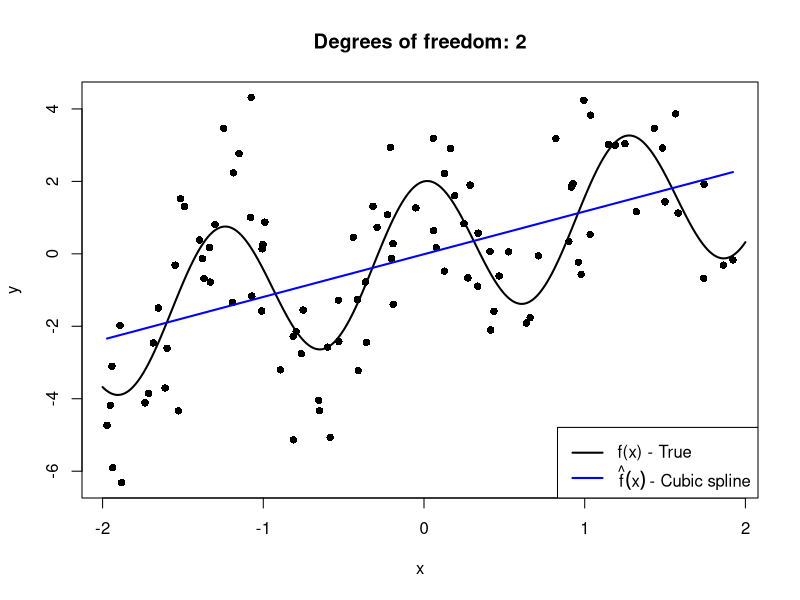
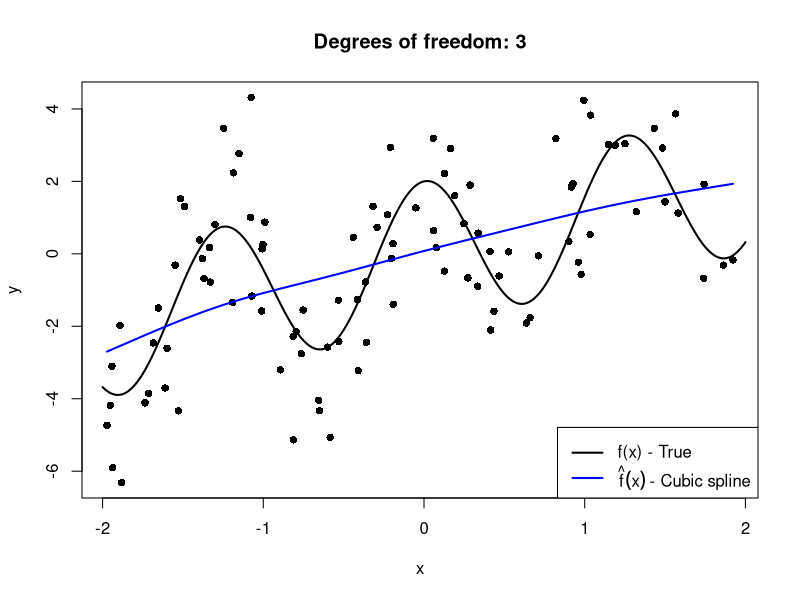
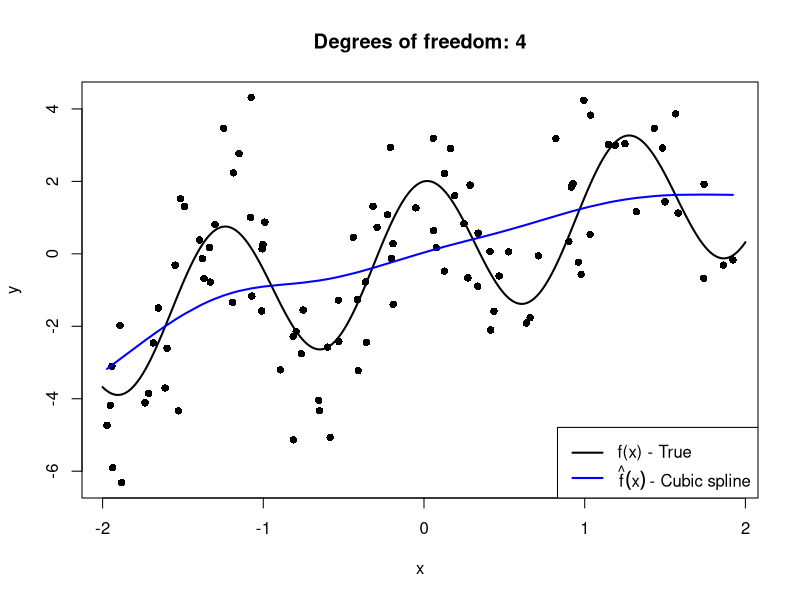
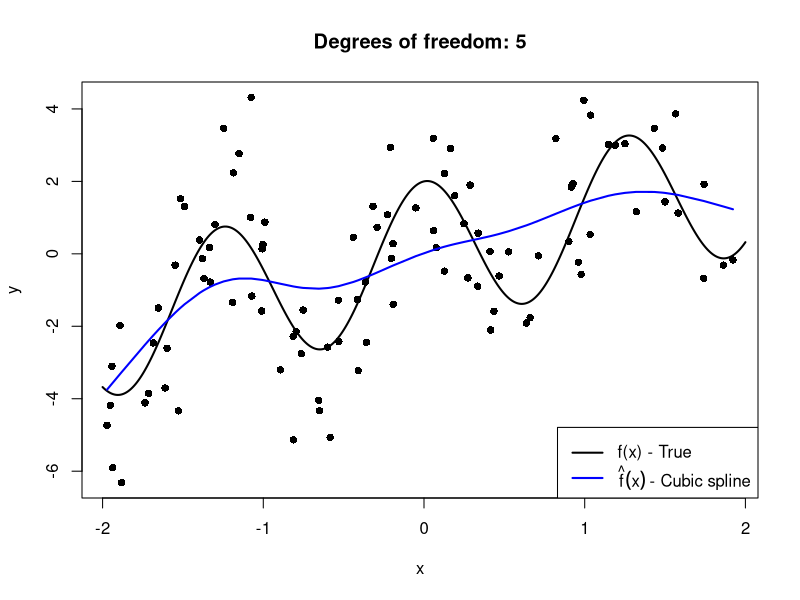
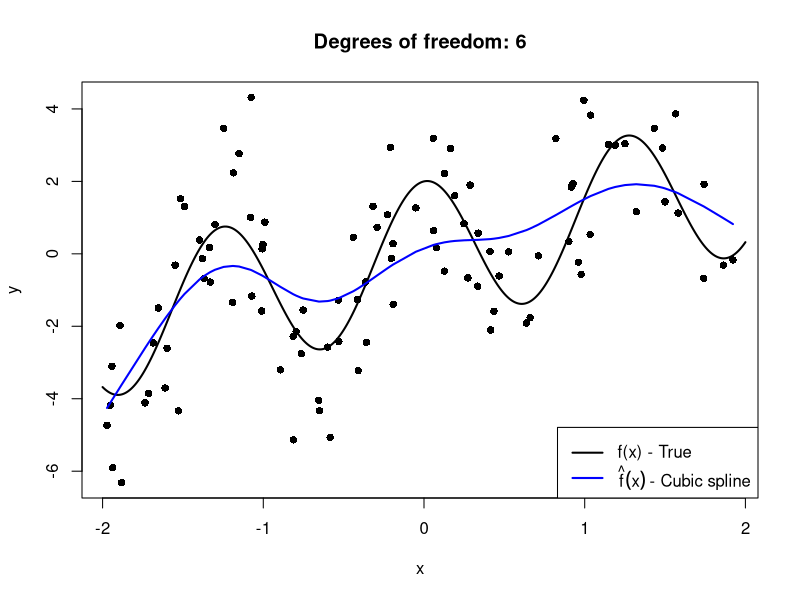
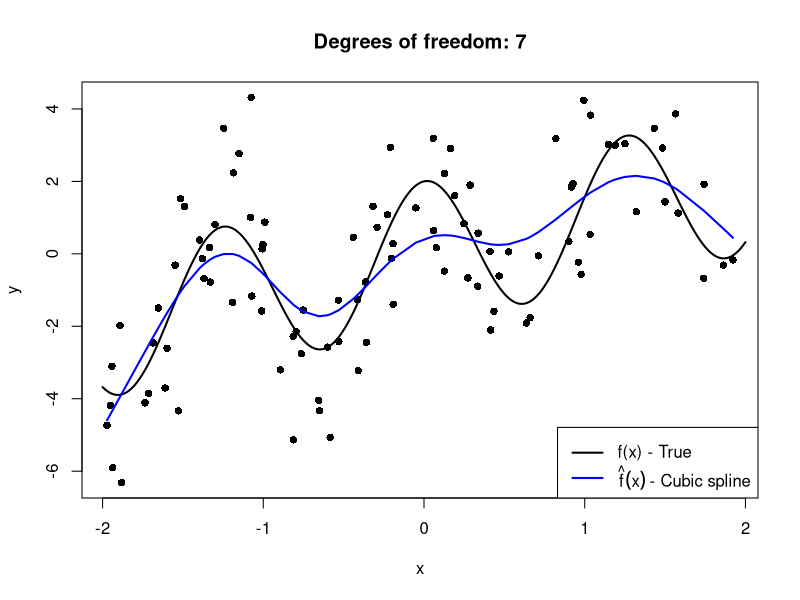
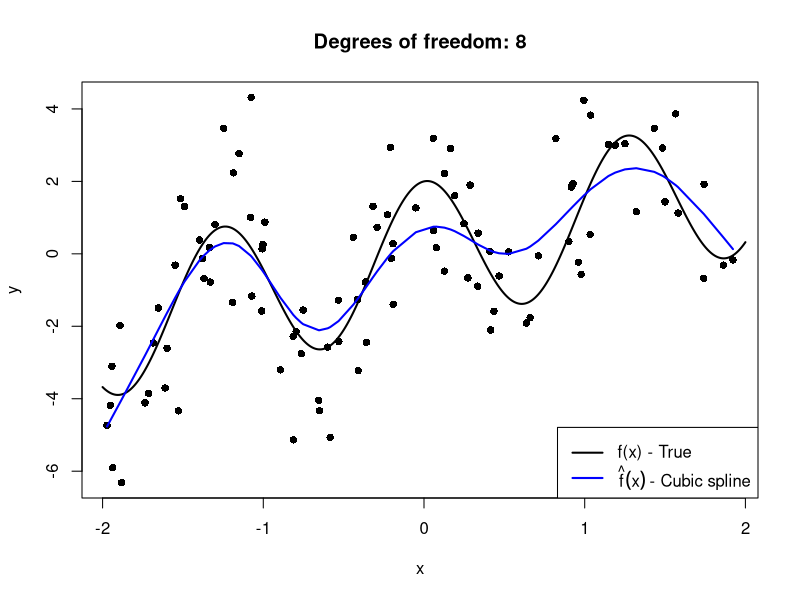
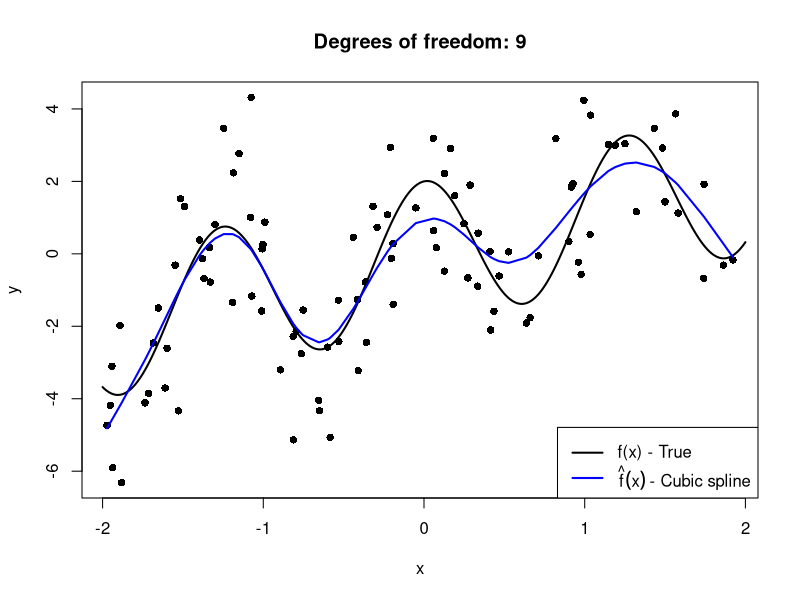

Reproduce these figures in R, in order.
## ---- chunk 1
rm(list =ls())
library(knitr)
knitr::opts_chunk$set(
  warnings = F,
  fig.path = 'figs/', 
  message = F
)
## ---- chunk 2
rm(list = ls())
set.seed(4026)

#Simulated data
n <- 100
x <- runif(n, -2, 2)
y <- x + 2*cos(5*x) + rnorm(n, sd = sqrt(2))

#The true function
xx <- seq(-2, 2, length.out = 1000)
f <- xx + 2*cos(5*xx)

#Fit cubic splines with increasing degrees of freedom
for(dof in 2:50){
  fhat <- smooth.spline(x, y, df = dof)
  plot(x, y, pch = 16)
  lines(xx, f, 'l', lwd = 2)
  lines(fhat, col = 'blue', lwd = 2)
  title(main = paste('Degrees of freedom:', dof))
  legend('bottomright', c('f(x) - True', expression(hat(f)(x) ~ '- Cubic spline')), 
         col = c('black', 'blue'), lty = 1, lwd = 2)
}
## ---- chunk 3
set.seed(1)

n <- 100          #Sample size
num_sims <- 1000  #Number of iterations (could be parallelised)
dofs <- 2:25      #Model complexities
var_eps <- 2      #Var(epsilon): The irreducible error

pred_mat <- matrix(nrow = num_sims, ncol = n) #To store each set of predictions
mses <- vector(length = num_sims)             #Also want to track the testing MSEs
red_err <- vector(length = num_sims)          #As well as the reducible error

#Herein we will capture the deconstructed components for each model
results <- data.frame(Var = NA, Bias2 = NA, Red_err = NA, MSE = NA)

#Testing data
x_test <- runif(n, -2, 2)
f_test <- x_test + 2*cos(5*x_test) #This is the part we don't know outside sims!!

d <- 0 #To keep track of dof iterations, even when changing the range

for(dof in dofs) { #Repeat over all model complexities
  d <- d+1
  for(iter in 1:num_sims){ 
    
    #Training data
    x_train <- runif(n, -2, 2)
    y_train <- x_train + 2*cos(5*x_train) + rnorm(n, sd = sqrt(var_eps))
    
    #Add the noise
    y_test <- f_test + rnorm(n, sd = sqrt(var_eps))
    
    #Fit cubic spline
    spline_mod <- smooth.spline(x_train, y_train, df = dof)
    
    #Predict on OOS data
    yhat <- predict(spline_mod, x_test)$y
    
    #And store
    pred_mat[iter, ] <- yhat
    red_err[iter] <- mean((f_test - yhat)^2)
    mses[iter] <- mean((y_test - yhat)^2)
  }
  
  #Average each component over all iterations
  var_fhat <- mean(apply(pred_mat, 2, var))           #E[\hat{f} - E(\hat{f})]^2
  bias2_fhat <- mean((colMeans(pred_mat) - f_test)^2) #E[E(\hat{f}) - f]^2
  reducible <- mean(red_err)                          #E[f - \hat{f}]^2
  MSE <- mean(mses)                                   #E[y_0 - \hat{f}]^2
  
  results[d, ] <- c(var_fhat, bias2_fhat, reducible, MSE)
}

#Plot the results
plot(dofs, results$MSE, 'l', col = 'darkred', lwd = 2,
     xlab = 'Model complexity', ylab = '', ylim = c(0, max(results)))
lines(dofs, results$Bias2, 'l', col = 'lightblue', lwd = 2)
lines(dofs, results$Var, 'l', col = 'orange', lwd = 2)
lines(dofs, results$Red_err, 'l', lty = 2, lwd = 2)
legend('topright', 
       c('MSE', expression(Bias^2 ~ (hat(f))), expression(Var(hat(f))), 'Reducible Error'), 
       col = c('darkred', 'lightblue', 'orange', 'black'), lty = c(rep(1, 3), 2), lwd = 2)

abline(v = dofs[which.min(results$MSE)], lty = 3) #Complexity minimising MSE
abline(h = var_eps, lty = 3)                      #MSE lower bound
## ---- chunk 4
#Is reducible error = var(fhat) + bias^2(fhat)?
ifelse(isTRUE(all.equal(results$Red_err, 
                        results$Var + results$Bias2, 
                        tolerance = 0.001)),
       'Happy days! :D', 
       'Haibo...')

#Is Test MSE = var(fhat) + bias^2(fhat) + var(eps)?
ifelse(isTRUE(all.equal(results$MSE, 
                        results$Var + results$Bias2 + var_eps, 
                        tolerance = 0.01)),
       'Happy days! :D', 
       'Haibo...')
## ---- chunk 5
set.seed(4026)

#Simulated data
n <- 100 
k <- 10  #We will apply 10-fold CV
x <- runif(n, -2, 2)
y <- x + 2*cos(5*x) + rnorm(n, sd = sqrt(2))

#Here we will collect the out-of-sample and in-sample errors
cv_k <- c()
train_err <- c()

# We don't actually need to randomise, since x's are random, but one should in general
ind <- sample(n) 
x <- x[ind]
y <- y[ind]

folds <- cut(1:n, breaks = k, labels = F)   #Create indices for k folds

#10-fold CV
for(fld in 1:k){
  x_train <- x[folds != fld]                    #Could streamline this code, (see next block)
  x_valid <- x[folds == fld]                    #but this is easier to follow   
  y_train <- y[folds != fld]                    
  y_valid <- y[folds == fld]
  fit <- smooth.spline(x_train, y_train, df = 8)
  valid_pred <- predict(fit, x_valid)$y
  train_pred <- predict(fit, x_train)$y
  cv_k <- c(cv_k, mean((valid_pred - y_valid)^2))
  train_err <- c(train_err, mean((train_pred - y_train)^2))
  
  #One should rather write the above into a function... 
  #But the plotting needs to be inside the loop for the notes' rendering
  par(mfrow = c(1, 2))
  plot(x_train, y_train, pch = 16, xlab = 'x', ylab = 'y', 
       xlim = c(min(x), max(x)), ylim = c(min(y), max(y)))
  points(x_valid, y_valid, pch = 16, col = 'gray')
  segments(x_valid, y_valid, x_valid, valid_pred,
           col = 'red', lty = 3, lwd = 2)
  lines(fit, col = 'blue', lwd = 2)
  title(main = paste('Fold:', fld))
  legend('bottomright', c('Training', 'Validation', 'Errors'), 
         col = c('black', 'gray', 'red'), 
         pch = c(16, 16, NA),
         lty = c(NA, NA, 3),
         lwd = c(NA, NA, 2))
  plot(1:fld, cv_k, 'b', pch = 16, col = 'red', lwd = 2, xlab = 'Fold', ylab = 'MSE', 
       xlim = c(1, 10), ylim = c(1, 5.5))
  lines(1:fld, train_err, 'b', pch = 16, lwd = 2)
  legend('topright', c('Training', 'Validation'), col = c('black', 'red'), lwd = 2)
}
## ---- chunk 6
#Keep track of MSE per fold, per model
fold_mses <- matrix(nrow = 10, ncol = length(dofs))

for(fld in 1:k){
  d <- 0
  for(dof in dofs){ #Using the same dofs as earlier
    d <- d + 1
    fit <- smooth.spline(x[folds != fld], y[folds != fld], df = dof) 
    valid_pred <- predict(fit, x[folds == fld])$y
    fold_mses[fld, d] <- mean((valid_pred - y[folds == fld])^2)
  }
}
#Average over all folds
cv_mses <- colMeans(fold_mses)

# Compare the true MSE from earlier
plot(dofs, results$MSE, 'l', col = 'darkred', lwd = 2,
     xlab = 'Model complexity', ylab = '', ylim = c(0, max(cv_mses)))
lines(dofs, cv_mses, 'l', col = 'grey', lwd = 2)
legend('bottomright', c('CV MSE', 'True test MSE'), col = c('gray', 'darkred'), lty = 1, lwd = 2)
abline(v = dofs[which.min(results$MSE)], lty = 3)
points(dofs[which.min(cv_mses)], min(cv_mses), pch = 13, cex = 2.5, lwd = 2)
